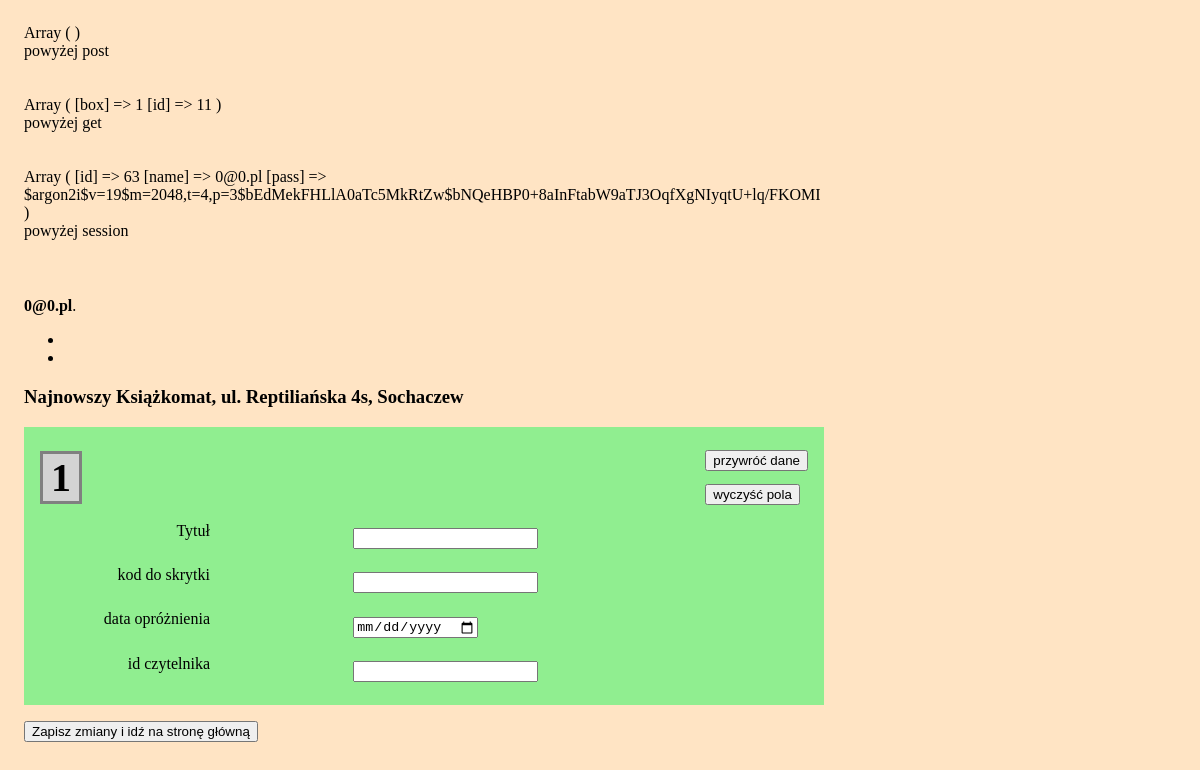
Before: /edit-box.php?box=1&id=11 (signed in) with the older database file.
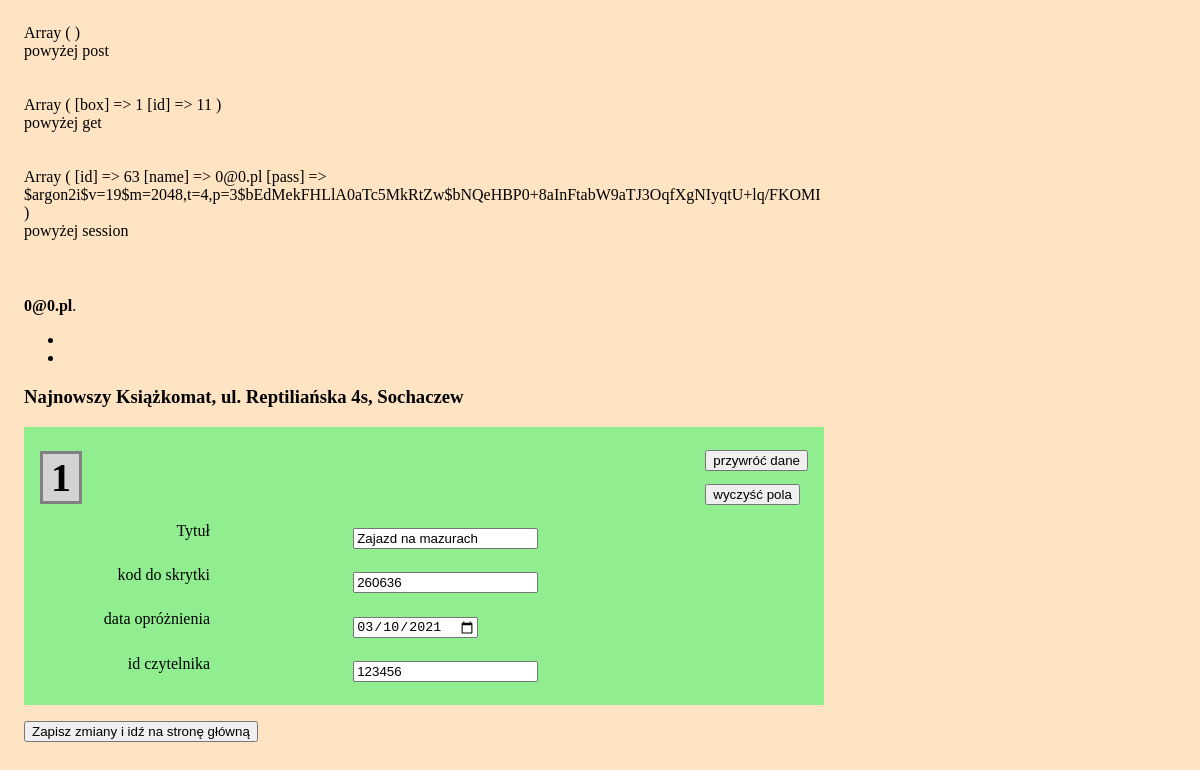
After: the same page with the newer database file.
### tables this page shows
CREATE TABLE "user" (
    "id" INTEGER PRIMARY KEY AUTOINCREMENT NOT NULL,
    "date_insertion" DATETIME,
    "title" TEXT,
    "access_code" INTEGER,
    "user_id" INTEGER,
    "box_nr" INTEGER,
    "unit_id" INTEGER
);

### edit-box.php (the view, shortened to what this page needs)
<?php
require 'config.php';
print_r($_POST);
echo "<br> powyżej post <bR><bR><bR>";
print_r($_GET);
echo "<br> powyżej get <bR><bR><bR>";
print_r($_SESSION);
echo "<br> powyżej session <bR><bR><bR>";
$db = new MyDB($dbfile);
$selected_unit_get = filter_input(INPUT_GET, 'id', FILTER_VALIDATE_INT);
$selected_box_get = filter_input(INPUT_GET, 'box', FILTER_VALIDATE_INT);
$selected_unit_post = filter_input(INPUT_POST, 'id', FILTER_VALIDATE_INT);
$selected_box_post = filter_input(INPUT_POST, 'box', FILTER_VALIDATE_INT);
$selected_unit = $selected_unit_get . $selected_unit_post;
$selected_box = $selected_box_get . $selected_box_post;
$unit_name = "";
$unit_address = "";
$stm = $db->prepare("SELECT unit_name, unit_address from unit where unit_id = :unit_id");
$stm->bindValue(':unit_id', $selected_unit);
$score = $stm->execute();
while ($row = $score->fetchArray(1)) {
    $unit_name = $row['unit_name'];
    $unit_address = $row['unit_address'];
};
function selected_box($db, $selected_unit, $selected_box){
    $score_box = $db->query("SELECT * from user where box_nr = $selected_box and unit_id = $selected_unit");
    $date_insertion = "";
    $title = "";
    $access_code = "";
    $user_id = "";
    while ($row_box = $score_box->fetchArray(1)) {
        $date_insertion = $row_box['date_insertion'];
        $title = $row_box['title'];
        $access_code = $row_box['access_code'];
        $user_id = $row_box['user_id'];
    };
    $box_data = array($title, $access_code, $date_insertion, $user_id);
    return $box_data;
}
$box_info = selected_box($db, $selected_unit, $selected_box);
echo $page_head . "\n\t\t<title>" . $info['machine_title']; ?></title>
</head>
<body>
    <?php
    if (isset($_SESSION["name"])) {
    ?>
        <header class="page-header">
            <?php echo $info['admin_login_info'] . " <b>" . $_SESSION['name']; ?></b>.<br>
        </header>
        <nav>
            <ul>
                <li><?php echo $info['admin_logout']; ?></li>
                <li><?php echo $info['admin_page']; ?></li>
            </ul>
        </nav>
        <main role="main">
            <section>
                <h3 class=""><?php echo $unit_name . ", " . $unit_address; ?></h3>
            </section>
            <form action="./edit-box.php" method="post">
                <div class="edycja">
                    <div class="flekser"><span class="box-number"><?php echo $selected_box; ?></span>
                        <div class="panel-checkboxes"><input type="reset"  id="" value="przywróć dane"><br>
                        <input type="button" id="clear_fields" value="wyczyść pola"></div>
                    </div>
                    <div class="descriptive-container">
                        <div class="descriptive-container-end"><label for="title">Tytuł</label></div>
                        <div class=""><input class="" type="text" name="title" id="box-title" value="<?php echo $box_info[0]; ?>">
                        </div>
                        <div class="descriptive-container-end"><label for="secret-code" class="">kod do skrytki</label></div>
                        <div class=""><input class="" id="box-secret-code" name="secret-code" value="<?php echo $box_info[1]; ?>" type="number"></div>
                        <div class="descriptive-container-end"><label for="end-date" class="">data opróżnienia</label></div>
                        <div class=""><input class="" id="box-end-date" name="end-date" value="<?php echo $box_info[2]; ?>" type="date"></div>
                        <div class="descriptive-container-end"><label for="title" class="">id czytelnika</label></div>
                        <div class=""><input class="" id="box-id-user" name="id-user" value="<?php echo $box_info[3]; ?>"></div>
                    </div>
                </div>
                <button type="submit" value="Zapisz zmiany i idź na stronę główną">Zapisz zmiany i idź na stronę główną</button>
            </form>
        </main>
    <?php
    } else {
        echo '<header class="page-header">
        <h1>' . $info["machine_message"] . '</h1>
        <h2><a href="login.php">' . $info["login_first"] . '</a></h2>
    </header>';
    }
    ?>
</body>
</html>

Changed rows visible on the page:
added user: title "Zajazd na mazurach", secret-code "260636", end-date "03/10/2021", id-user "123456"
